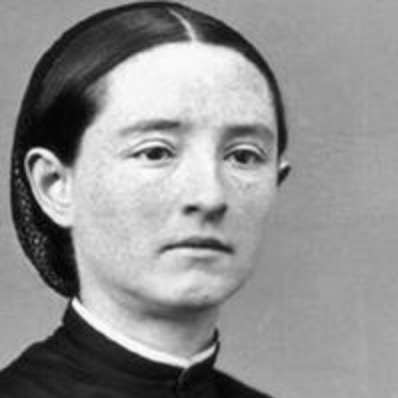
#> input picture Liv_Ullis_Testing/military_test_pics_women/1.jpeg, 398 x 398 px, found by its file name; its folder holds only this picture in this run
$ python -i process_image_test.py   (imports and definitions only)
#> lines starting #> are read from the running program, lines starting #| are printed output that depends on the picture
import cv2
import numpy as np
import pandas as pd
import os

start_path = '../pictures/'
end_path = '../processed_test_pictures/'

df = pd.read_csv('../data/dataset.csv', sep=';')
#> (reads data/dataset.csv from the repository)

def clahe(filename):
#> called with filename = 'military_test_pics_women/1.jpeg'
    img = cv2.imread(start_path+filename, 1)
#> img is the input picture: shape (398, 398, 3); min 3, max 254, mean 145.2
    lab = cv2.cvtColor(img, cv2.COLOR_BGR2LAB)
#> lab: shape (398, 398, 3); mean of channels 0, 1, 2 150.7, 128, 128
    l, a, b = cv2.split(lab)
#> a: shape (398, 398); every value is 128
    clahe = cv2.createCLAHE(clipLimit=3.0, tileGridSize=(8,8))
    clahe_l = clahe.apply(l)
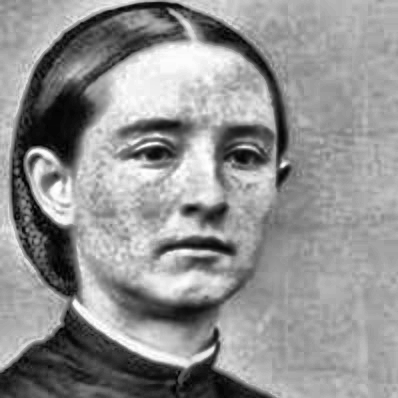
#> clahe_l: shape (398, 398); min 1, max 255, mean 145.6
    merged_channels = cv2.merge((clahe_l, a, b))
#> merged_channels: shape (398, 398, 3); mean of channels 0, 1, 2 145.6, 128, 128
    clahe = cv2.cvtColor(merged_channels, cv2.COLOR_LAB2BGR)
    cv2.imwrite(end_path+filename, clahe)


def clahe_with_gender_division(start_path):
    men_count = 0
    women_count = 0
    women_max_count = df['gender'].value_counts().K

    for filename in os.listdir(start_path):
        row = df.loc[df['image'] == filename]
        gender = row['gender'].values[0]

        if (men_count >= women_max_count) and (women_count >= women_max_count):
            break

        elif gender == 'K':
            women_count+=1
            clahe(filename)

        elif gender == 'M' and men_count < women_max_count:
            men_count+=1
            clahe(filename)
# [1 line not run here, left out]
#str(index)+'.jpg'
#clahe(start_path)s

>>> result = clahe('military_test_pics_women/1.jpeg')
